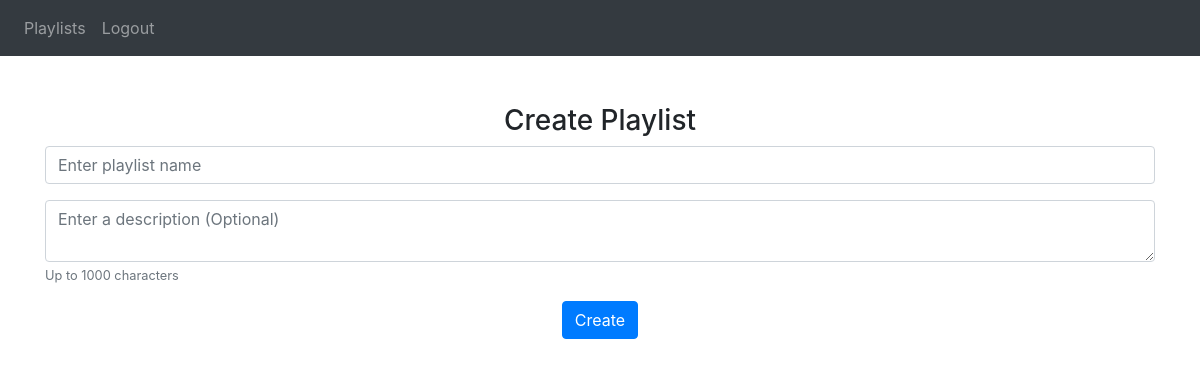
Page / (signed in) on the earlier database version.
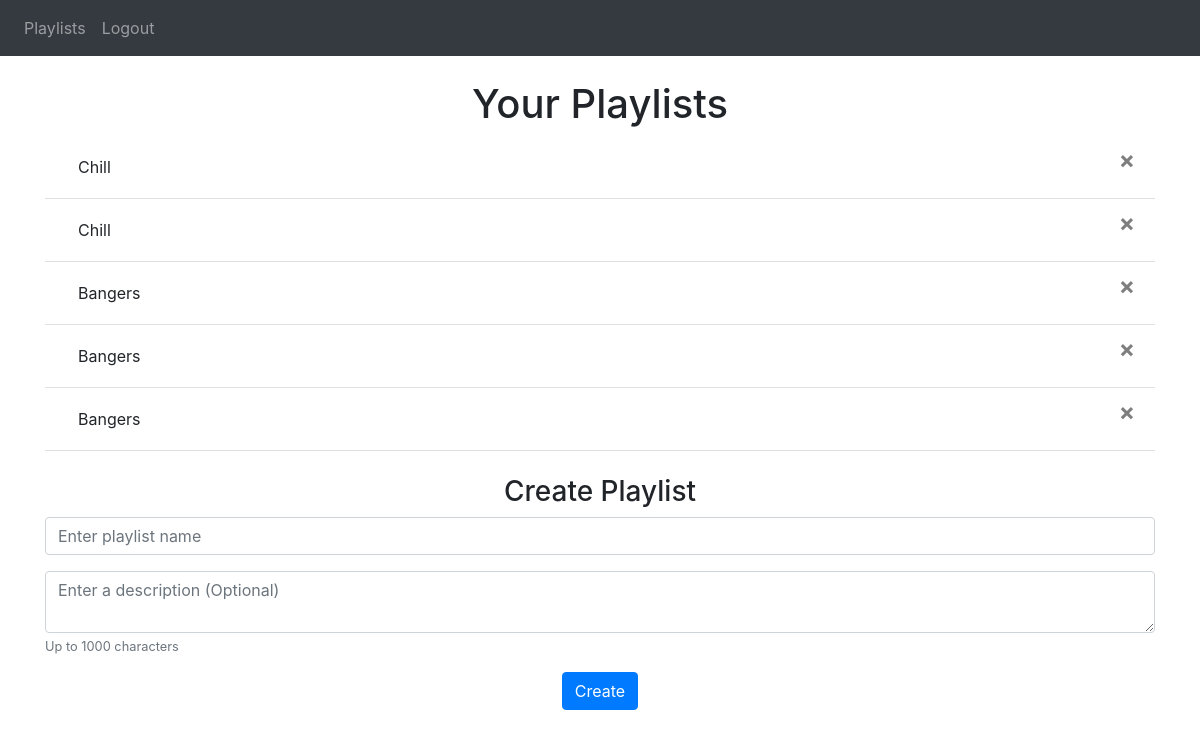
Same page on the later database version.
### website/models.py (models this page shows)
class Playlist(db.Model):
    id = db.Column(db.Integer, primary_key=True)
    name = db.Column(db.String(150))
    description = db.Column(db.String(1000))
    songs = db.Column(mutable_json_type(dbtype=db.JSON, nested=True))
    count = db.Column(db.Integer)
    user_id = db.Column(db.Integer, db.ForeignKey('user.id'))

### website/views.py (the view, shortened to what this page needs)
@views.route('/', methods=['GET', 'POST'])
@login_required
def playlists():
    return render_template("playlists.html", user=current_user)

### website/__init__.py (called while the page is built)
def create_app():
    app = Flask(__name__)
    app.config['SECRET_KEY']='ofwgkta'
    app.config['SQLALCHEMY_DATABASE_URI'] = f'sqlite:///{DB_NAME}'
    db.init_app(app)
    migrate.init_app(app, db)
    from .views import views
    from .auth import auth
    app.register_blueprint(views, url_prefix = '/')
    app.register_blueprint(auth, url_prefix = '/')
    from .models import User
    create_database(app)
    login_manager = LoginManager()
    login_manager.login_view = 'auth.login'
    login_manager.init_app(app)
    @login_manager.user_loader
    def load_user(id):
        return User.query.get(int(id))
    return app

### website/templates/playlists.html
{% extends "base.html" %} {% block title %}Playlists{% endblock %}
{% block content%}
    <br/>
    {% if user.playlists %}
        <h1 align="center">Your Playlists</h1>
    {% endif %}
    <ul class="list-group list-group-flush" id="playlists">
        {% for playlist in user.playlists %}
            <li class="list-group-item">
                <a type="button" class="btn btn-link" onClick="viewPlaylist({{playlist.id}})">{{ playlist.name }}</a>
                <button type="button" class="close" onClick="deletePlaylist({{playlist.id}})">
                    <span aria-hidden="true">&times;</span>
                </button>
            </li>
        {% endfor %}
    </ul>
    <br/>
    <form method="POST">
        <h3 align="center">Create Playlist</h3>
        <div class="form-group">
            <input
                type="playlist_name"
                class="form-control"
                id="playlist_name"
                name="playlist_name"
                placeholder="Enter playlist name"
            />
        </div>
        <div class="form-group">
            <textarea name="playlist_description" id="playlist_description" class="form-control" placeholder="Enter a description (Optional)"></textarea>
            <small id="descHelp" class="form-text text-muted">Up to 1000 characters</small>
        </div>
        <div align="center">
            <button type="submit" class="btn btn-primary">Create</button>
        </div>
    </form>
{% endblock %}

### website/templates/base.html (shortened to what this page needs)
<!DOCTYPE html>
<html>
  <head>
    <link
      rel="stylesheet"
      href="https://stackpath.bootstrapcdn.com/bootstrap/4.4.1/css/bootstrap.min.css"
    />
    <link
      rel="stylesheet"
      href="https://stackpath.bootstrapcdn.com/font-awesome/4.7.0/css/font-awesome.min.css"
    />
    <link
      rel="stylesheet"
      href="https://cdn.jsdelivr.net/npm/bootstrap-icons@1.9.1/font/bootstrap-icons.css"
    />
  </head>
  <body>
    <nav class="navbar navbar-expand-lg navbar-dark bg-dark">
      <div class="collapse navbar-collapse" id="navbar">
        <div class="navbar-nav">
          {% if user.is_authenticated %}
          <a class="nav-item nav-link" id="playlists" href="/">Playlists</a>
          <a class="nav-item nav-link" id="logout" href="/logout">Logout</a>
          {% else %}
          <a class="nav-item nav-link" id="login" href="/login">Login</a>
          <a class="nav-item nav-link" id="signUp" href="/sign-up">Sign Up</a>
          {% endif %}
        </div>
      </div>
    </nav>
    <div class="container">
        {% block content%}
        {% endblock %}
    </div>
  </body>
</html>

Differences in the rows shown:
added Playlist: name "Chill"
added Playlist: name "Chill"
added Playlist: name "Bangers"
added Playlist: name "Bangers"
added Playlist: name "Bangers"
Other differences:
text now shown: "Your Playlists"
